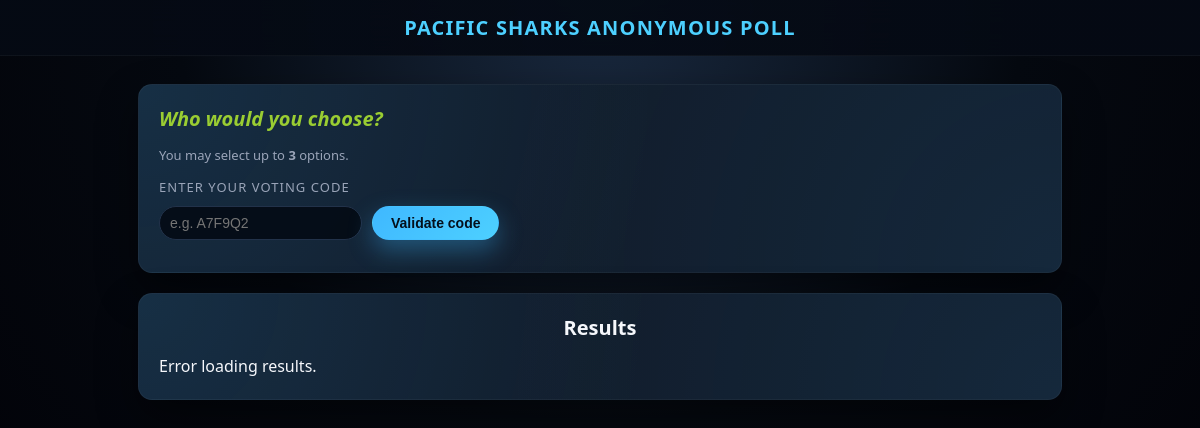
/poll/1, run on an earlier commit of the app's database.
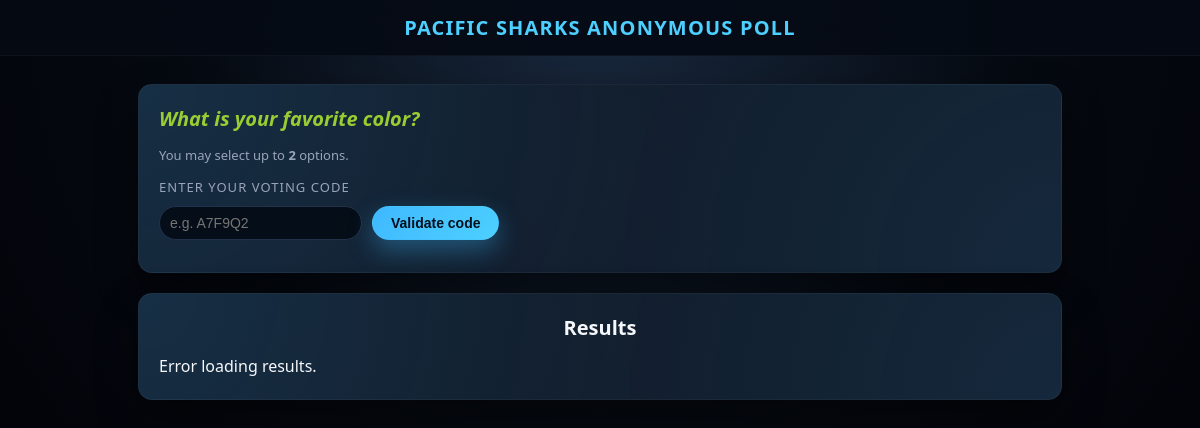
And on a later commit of the database.
### tables this page shows
CREATE TABLE polls (
    id INTEGER PRIMARY KEY AUTOINCREMENT,
    question TEXT NOT NULL,
    multiple_allowed INTEGER NOT NULL DEFAULT 0,
    max_choices INTEGER DEFAULT NULL,
    hide_results INTEGER NOT NULL DEFAULT 0
);

### backend/app.py (the view)
@app.route("/poll/<int:poll_id>")
def poll_view(poll_id):
    db = get_db()
    poll = db.execute(
        """
        SELECT id, question, multiple_allowed, max_choices, hide_results
        FROM polls
        WHERE id = ?
        """,
        (poll_id,),
    ).fetchone()
    if not poll:
        return "Poll not found", 404
    options = db.execute(
        "SELECT id, option_text FROM options WHERE poll_id = ? ORDER BY id", (poll_id,)
    ).fetchall()
    return render_template("poll.html", poll=poll, options=options)

### backend/app.py (called while the page is built)
def get_db():
    if "db" not in g:
        g.db = sqlite3.connect(DB_PATH)
        g.db.row_factory = sqlite3.Row
    return g.db

### frontend/templates/poll.html (shortened to what this page needs)
<!doctype html>
<html lang="en">
  <head>
    <link
      rel="stylesheet"
      href="{{ url_for('static', filename='style.css') }}"
    />
  </head>
  <body class="page">
    <header class="top-bar">
      <div class="brand">Pacific Sharks Anonymous Poll</div>
    </header>
    <main class="content">
      <section class="card">
        <h1 class="card-title" id="poll-question">{{ poll.question }}</h1>
        {% if poll.multiple_allowed %}
        <p class="muted">
          You may select {% if poll.max_choices %} up to
          <strong>{{ poll.max_choices }}</strong> options. {% else %} multiple
          options. {% endif %}
        </p>
        {% else %}
        <p class="muted">Please select exactly one option.</p>
        {% endif %}
        <div class="field-label">Enter your voting code</div>
        <div class="field-row">
          <input
            type="text"
            id="code-input"
            class="field-input-inline"
            placeholder="e.g. A7F9Q2"
          />
          <button id="validate-code" class="btn btn-primary" type="button">
            Validate code
          </button>
        </div>
      </section>
      <section class="card">
        <h2 class="card-title" id="results-header">Results</h2>
        <div class="results" id="results"></div>
      </section>
    </main>
  </body>
</html>

What changed in the data, as far as the page shows it:
changed polls: question "Who would you choose?" → "What is your favorite color?"; max_choices "3" → "2"
